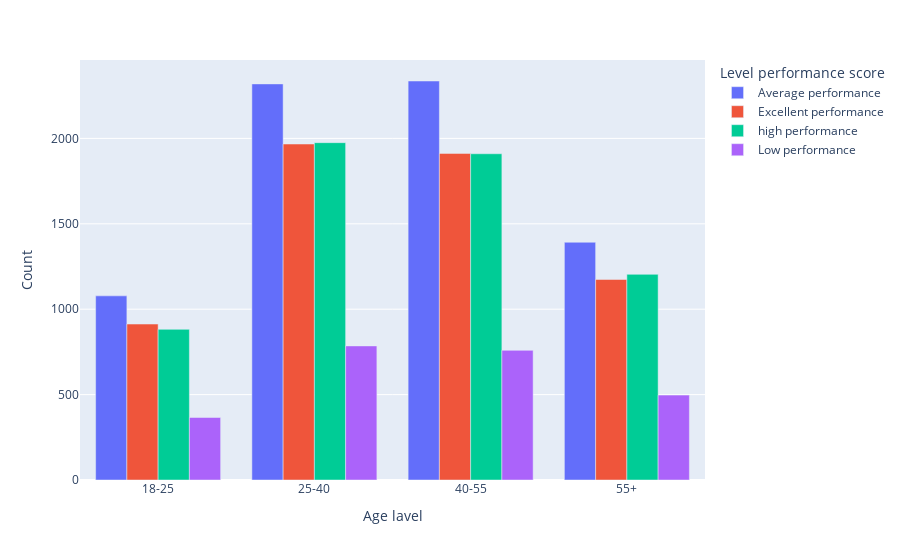

This figure's notebook cell:
### Code cell
fig = px.bar(
    performations,
    x='Age lavel',
    y='count',
    color='level_performance_score',
    labels={'count':'Count','level_performance_score':'Level performance score'},
    barmode='group'
)
fig.show()

### Figure 1 — Plotly figure (JSON) as saved in the notebook; plotly's stock layout.template omitted (floating-point values rounded to 4 significant figures)
{"data": [{"alignmentgroup": "True", "hovertemplate": "Level performance score=Average performance<br>Age lavel=%{x}<br>Count=%{y}<extra></extra>", "legendgroup": "Average performance", "marker": {"color": "#636efa", "pattern": {"shape": ""}}, "name": "Average performance", "offsetgroup": "Average performance", "orientation": "v", "showlegend": true, "textposition": "auto", "type": "bar", "x": ["18-25", "25-40", "40-55", "55+"], "xaxis": "x", "y": [1078, 2319, 2336, 1392], "yaxis": "y"}, {"alignmentgroup": "True", "hovertemplate": "Level performance score=Excellent performance<br>Age lavel=%{x}<br>Count=%{y}<extra></extra>", "legendgroup": "Excellent performance", "marker": {"color": "#EF553B", "pattern": {"shape": ""}}, "name": "Excellent performance", "offsetgroup": "Excellent performance", "orientation": "v", "showlegend": true, "textposition": "auto", "type": "bar", "x": ["18-25", "25-40", "40-55", "55+"], "xaxis": "x", "y": [913, 1967, 1912, 1174], "yaxis": "y"}, {"alignmentgroup": "True", "hovertemplate": "Level performance score=high performance<br>Age lavel=%{x}<br>Count=%{y}<extra></extra>", "legendgroup": "high performance", "marker": {"color": "#00cc96", "pattern": {"shape": ""}}, "name": "high performance", "offsetgroup": "high performance", "orientation": "v", "showlegend": true, "textposition": "auto", "type": "bar", "x": ["18-25", "25-40", "40-55", "55+"], "xaxis": "x", "y": [882, 1975, 1910, 1204], "yaxis": "y"}, {"alignmentgroup": "True", "hovertemplate": "Level performance score=Low performance<br>Age lavel=%{x}<br>Count=%{y}<extra></extra>", "legendgroup": "Low performance", "marker": {"color": "#ab63fa", "pattern": {"shape": ""}}, "name": "Low performance", "offsetgroup": "Low performance", "orientation": "v", "showlegend": true, "textposition": "auto", "type": "bar", "x": ["18-25", "25-40", "40-55", "55+"], "xaxis": "x", "y": [366, 785, 759, 497], "yaxis": "y"}], "layout": {"barmode": "group", "legend": {"title": {"text": "Level performance score"}, "tracegroupgap": 0}, "margin": {"t": 60}, "xaxis": {"anchor": "y", "domain": [0, 1], "title": {"text": "Age lavel"}}, "yaxis": {"anchor": "x", "domain": [0, 1], "title": {"text": "Count"}}}}
